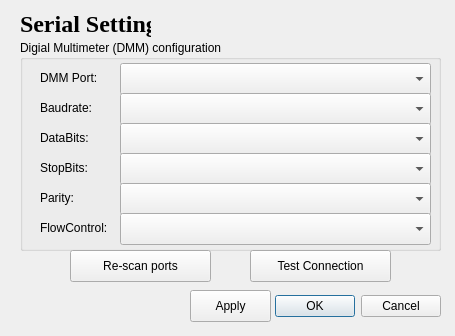
<?xml version="1.0" encoding="UTF-8"?>
<ui version="4.0">
 <class>Settings_Dialog</class>
 <widget class="QDialog" name="Settings_Dialog">
  <property name="geometry">
   <rect>
    <x>0</x>
    <y>0</y>
    <width>455</width>
    <height>336</height>
   </rect>
  </property>
  <property name="windowTitle">
   <string>Dialog</string>
  </property>
  <widget class="QDialogButtonBox" name="buttonBox">
   <property name="geometry">
    <rect>
     <x>20</x>
     <y>290</y>
     <width>421</width>
     <height>32</height>
    </rect>
   </property>
   <property name="orientation">
    <enum>Qt::Horizontal</enum>
   </property>
   <property name="standardButtons">
    <set>QDialogButtonBox::Cancel|QDialogButtonBox::Ok</set>
   </property>
  </widget>
  <widget class="QLabel" name="label_settings">
   <property name="geometry">
    <rect>
     <x>20</x>
     <y>10</y>
     <width>131</width>
     <height>31</height>
    </rect>
   </property>
   <property name="font">
    <font>
     <family>Times New Roman</family>
     <pointsize>18</pointsize>
     <weight>75</weight>
     <bold>true</bold>
    </font>
   </property>
   <property name="text">
    <string>Serial Settings</string>
   </property>
   <property name="alignment">
    <set>Qt::AlignLeading|Qt::AlignLeft|Qt::AlignTop</set>
   </property>
  </widget>
  <widget class="QGroupBox" name="groupBox_DMM">
   <property name="geometry">
    <rect>
     <x>20</x>
     <y>40</y>
     <width>421</width>
     <height>211</height>
    </rect>
   </property>
   <property name="title">
    <string>Digial Multimeter (DMM) configuration</string>
   </property>
   <widget class="QLabel" name="label_DMM_port">
    <property name="geometry">
     <rect>
      <x>20</x>
      <y>30</y>
      <width>71</width>
      <height>16</height>
     </rect>
    </property>
    <property name="text">
     <string>DMM Port:</string>
    </property>
   </widget>
   <widget class="QComboBox" name="comboBox_DMM_port">
    <property name="geometry">
     <rect>
      <x>100</x>
      <y>23</y>
      <width>311</width>
      <height>32</height>
     </rect>
    </property>
   </widget>
   <widget class="QLabel" name="label_DMM_baudrate">
    <property name="geometry">
     <rect>
      <x>20</x>
      <y>60</y>
      <width>71</width>
      <height>16</height>
     </rect>
    </property>
    <property name="text">
     <string>Baudrate:</string>
    </property>
   </widget>
   <widget class="QLabel" name="label_DMM_databits">
    <property name="geometry">
     <rect>
      <x>20</x>
      <y>90</y>
      <width>71</width>
      <height>16</height>
     </rect>
    </property>
    <property name="text">
     <string>DataBits:</string>
    </property>
   </widget>
   <widget class="QLabel" name="label_DMM_stopbits">
    <property name="geometry">
     <rect>
      <x>20</x>
      <y>120</y>
      <width>71</width>
      <height>16</height>
     </rect>
    </property>
    <property name="text">
     <string>StopBits:</string>
    </property>
   </widget>
   <widget class="QLabel" name="label_DMM_parity">
    <property name="geometry">
     <rect>
      <x>20</x>
      <y>150</y>
      <width>71</width>
      <height>16</height>
     </rect>
    </property>
    <property name="text">
     <string>Parity:</string>
    </property>
   </widget>
   <widget class="QComboBox" name="comboBox_DMM_baudrate">
    <property name="geometry">
     <rect>
      <x>100</x>
      <y>53</y>
      <width>311</width>
      <height>32</height>
     </rect>
    </property>
   </widget>
   <widget class="QComboBox" name="comboBox_DMM_databits">
    <property name="geometry">
     <rect>
      <x>100</x>
      <y>83</y>
      <width>311</width>
      <height>32</height>
     </rect>
    </property>
   </widget>
   <widget class="QComboBox" name="comboBox_DMM_stopbits">
    <property name="geometry">
     <rect>
      <x>100</x>
      <y>113</y>
      <width>311</width>
      <height>32</height>
     </rect>
    </property>
   </widget>
   <widget class="QComboBox" name="comboBox_DMM_parity">
    <property name="geometry">
     <rect>
      <x>100</x>
      <y>143</y>
      <width>311</width>
      <height>32</height>
     </rect>
    </property>
   </widget>
   <widget class="QLabel" name="label_DMM_flowcontrol">
    <property name="geometry">
     <rect>
      <x>20</x>
      <y>180</y>
      <width>81</width>
      <height>16</height>
     </rect>
    </property>
    <property name="text">
     <string>FlowControl:</string>
    </property>
   </widget>
   <widget class="QComboBox" name="comboBox_DMM_flowcontrol">
    <property name="geometry">
     <rect>
      <x>100</x>
      <y>173</y>
      <width>311</width>
      <height>32</height>
     </rect>
    </property>
   </widget>
  </widget>
  <widget class="QPushButton" name="pushButton_DMM_Test_Connection">
   <property name="geometry">
    <rect>
     <x>250</x>
     <y>250</y>
     <width>141</width>
     <height>32</height>
    </rect>
   </property>
   <property name="text">
    <string>Test Connection</string>
   </property>
  </widget>
  <widget class="QPushButton" name="pushButton_Rescan">
   <property name="geometry">
    <rect>
     <x>70</x>
     <y>250</y>
     <width>141</width>
     <height>32</height>
    </rect>
   </property>
   <property name="text">
    <string>Re-scan ports</string>
   </property>
  </widget>
  <widget class="QPushButton" name="pushButton_Apply">
   <property name="geometry">
    <rect>
     <x>190</x>
     <y>290</y>
     <width>81</width>
     <height>32</height>
    </rect>
   </property>
   <property name="text">
    <string>Apply</string>
   </property>
  </widget>
 </widget>
 <resources/>
 <connections>
  <connection>
   <sender>buttonBox</sender>
   <signal>accepted()</signal>
   <receiver>Settings_Dialog</receiver>
   <slot>accept()</slot>
   <hints>
    <hint type="sourcelabel">
     <x>248</x>
     <y>254</y>
    </hint>
    <hint type="destinationlabel">
     <x>157</x>
     <y>274</y>
    </hint>
   </hints>
  </connection>
  <connection>
   <sender>buttonBox</sender>
   <signal>rejected()</signal>
   <receiver>Settings_Dialog</receiver>
   <slot>reject()</slot>
   <hints>
    <hint type="sourcelabel">
     <x>316</x>
     <y>260</y>
    </hint>
    <hint type="destinationlabel">
     <x>286</x>
     <y>274</y>
    </hint>
   </hints>
  </connection>
 </connections>
</ui>
